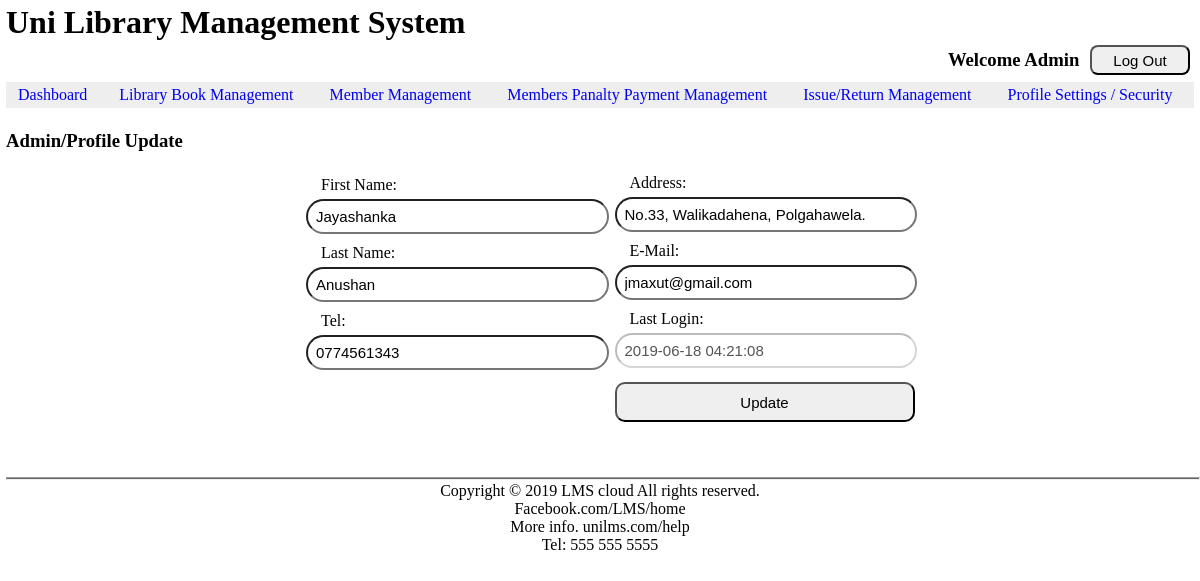
The page /view/adminUpdate/adminUpdate.php on the database its author committed.
### tables this page shows
CREATE TABLE `tb_librarian` (
  `librarian_id` int(10) NOT NULL,
  `librarian_f_name` varchar(50) NOT NULL,
  `librarian_l_name` varchar(50) NOT NULL,
  `librarian_tel` varchar(12) NOT NULL,
  `librarian_address` varchar(200) NOT NULL,
  `librarian_mail` varchar(150) NOT NULL,
  `librarian_last_login` datetime NOT NULL,
  `librarian_password` varchar(200) NOT NULL
);

### view/adminUpdate/adminUpdate.php (the view, shortened to what this page needs)
<?php include('../../controller/admin/header.php'); ?>
<br>
<h3>Admin/Profile Update</h3>
<br>
<?php
		$Connection = setConnection();
		$myBoCommand = "SELECT * FROM `tb_librarian` WHERE `librarian_id`='1'";
		$BoResult=mysqli_query($Connection, $myBoCommand);
		$record = mysqli_fetch_assoc($BoResult);
		$FName=$record['librarian_f_name'];
		$LName=$record['librarian_l_name'];
		$Tel=$record['librarian_tel'];
		$Address=$record['librarian_address'];
		$Mail=$record['librarian_mail'];
		$LastLogin=$record['librarian_last_login'];
?>
<form action="../../controller/adminUpdate/adminupdate.php" method="POST">
	<div style="float: left;">
	<label>First Name:</label><br>
	<input type="text" name="txtFName" value="<?php echo($FName) ?>"><br>
	<label>Last Name:</label><br>
	<input type="text" name="txtLName" value="<?php echo($LName) ?>"><br>
	<label>Tel:</label><br>
	<input type="text" name="txtTel" value="<?php echo($Tel) ?>"><br>
	</div>
	<div>
	<label>Address:</label><br>
	<input type="text" name="txtAddress" value="<?php echo($Address) ?>"><br>
	<label>E-Mail:</label><br>
	<input type="text" name="txtMail" value="<?php echo($Mail) ?>"><br>
	<label>Last Login:</label><br>
	<input type="text" disabled="disabled" value="<?php echo($LastLogin) ?>"><br>
	</div>
	<input type="submit" name="btnUpdate" value="Update">
</form>
<br><br>
<?php include('../../controller/admin/footer.php'); ?>

### assets/css/main.css (style rules this page uses)
* { margin: 2px; padding: 0; }

### assets/css/form.css (style rules this page uses)
form { margin-left: 25%; }
input[type="text"] { margin-top: 5px; margin-bottom: 10px; padding: 0.5px; padding-left: 8px; font-size: 15px; font-style:Segoe UI; border-radius: 30px; outline: none; height: 30px; background-color: transparent; width: 290px; }
input[type="submit"] { height: 40px; border-radius: 10px; outline: none; width: 300px; font-size: 15px; font-style: Segoe UI; }
label { padding-left: 15px; margin-top: 50px; }

### rows shown on the page
tb_librarian: txtFName "Jayashanka", txtLName "Anushan", txtTel "0774561343", txtAddress "No.33, Walikadahena, Polgahawela.", txtMail "jmaxut@gmail.com", librarian_last_login "2019-06-18 04:21:08"
